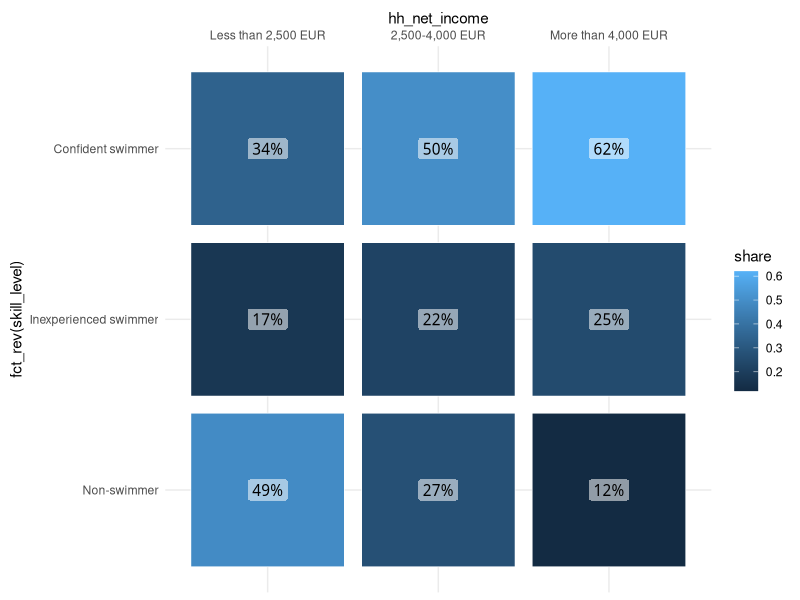

Write the R code that produced this figure. (Note: this script raises an error after producing the figure.)
library(tidyverse)
library(ggtext)
library(here)

#' Source: DLRG, Forsa 2022
#' https://www.dlrg.de/informieren/die-dlrg/presse/schwimmfaehigkeit/
#' Parents assessment of children's aged 6-10 swimming capabilities 

df <- tribble(
  ~hh_net_income,         ~skill_level,       ~share,
  "Less than 2,500 EUR", "Confident swimmer", 0.34,
  "Less than 2,500 EUR", "Inexperienced swimmer", 0.17,
  "Less than 2,500 EUR", "Non-swimmer", 0.49,
  "2,500-4,000 EUR", "Confident swimmer", 0.50,
  "2,500-4,000 EUR", "Inexperienced swimmer", 0.22,
  "2,500-4,000 EUR", "Non-swimmer", 0.27,
  "More than 4,000 EUR", "Confident swimmer", 0.62,
  "More than 4,000 EUR", "Inexperienced swimmer", 0.25,
  "More than 4,000 EUR", "Non-swimmer", 0.12 
)

df <- df |>
  mutate(
    hh_net_income = fct_inorder(hh_net_income),
    skill_level = fct_inorder(skill_level)
  )


# Tiles
df |> 
  ggplot(aes(hh_net_income, fct_rev(skill_level))) +
  geom_tile(
    aes(fill = share),
    height = 0.9, width = 0.9,
    col = "white", linewidth = 0.25
  ) +
  geom_label(
    aes(label = scales::percent(share)),
    fill = "#FFFFFF88", label.size = 0,
    family = "Roboto Mono SemiBold"
  ) +
  scale_x_discrete(position = "top") +
  coord_equal() +
  theme_minimal()


# Custom axis labels
skill_level_labels = c(
  "<b style='color:#1D2D44;'>Confident swimmer</b>",
  levels(df$skill_level)[2:3]
)
names(skill_level_labels) <- levels(df$skill_level)

df |> 
  ggplot(aes(fct_rev(skill_level), share)) +
  geom_hline(yintercept = 0, linewidth = 0.3, col = "grey30") +
  geom_col(
    aes(fill = skill_level == "Confident swimmer"),
    width = 0.55
  ) +
  geom_text(
    aes(
      label = scales::percent(share),
      hjust = ifelse(share > 0.20, 1.2, -0.2),
      col = ifelse(skill_level == "Confident swimmer", "white", "grey2")
    ),
    family = "Roboto Mono SemiBold"
  ) +
  scale_x_discrete(
    labels = skill_level_labels, expand = expansion(mult = c(0.2, 0.2))) +
  scale_color_identity() +
  scale_fill_manual(values = c("TRUE" = "#1D2D44", "FALSE" = "grey70")) +
  coord_flip() +
  facet_wrap(vars(hh_net_income), nrow = 1) +
  guides(fill = "none") +
  labs(
    title = "In Germany, the swimming ability of children is
    correlated with their parents' income",
    subtitle = "Almost twice as many children in higher-income households (62%)
      are <b style='color:#1D2D44'>confident swimmers</b> as in lower-income households (34%).",
    caption = "***Note:** Household net income (in EUR)*<br><br>
      **Source:** DLRG/Forsa (2022), Telephone interviews with parents or carers
    of children aged between 6 and 10 in Germany; assessing their children's swimming 
    skills (N=500).
    **Visualization:** Ansgar Wolsing"
  ) +
  theme_minimal(base_family = "Instrument Sans", paper = "white") +
  theme(
    axis.title = element_blank(),
    axis.text.x = element_blank(),
    axis.text.y.left = element_markdown(),
    panel.grid = element_blank(),
    plot.title = element_markdown(family = "Instrument Sans SemiBold"),
    plot.title.position = "plot",
    plot.subtitle = element_textbox(
      width = 1, lineheight = 1.4, margin = margin(t = 3, b = 15)),
    plot.caption = element_textbox(
      width = 1, lineheight = 1.2, margin = margin(t = 12)),
    plot.caption.position = "plot",
    strip.text = element_text(
      family = "Instrument Sans Semibold", color = "grey40", hjust = 0,
      margin = margin(t = 4, b = 4, l = 6)
    )
  )
ggsave(here("2026", "15", "15-correlation.png"), width = 6, height = 3.5, scale = 1.25)
